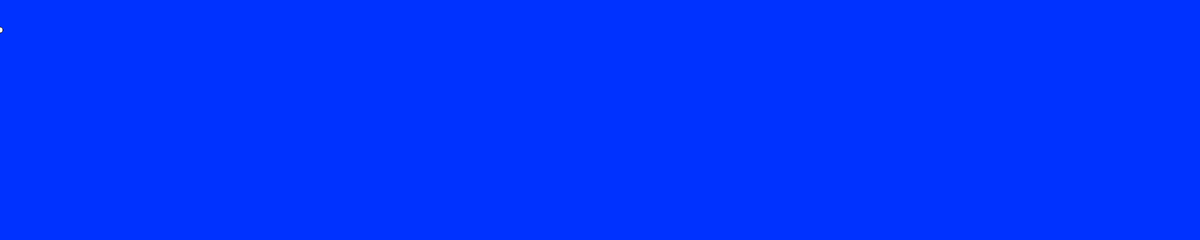
Frame 1 (no input)
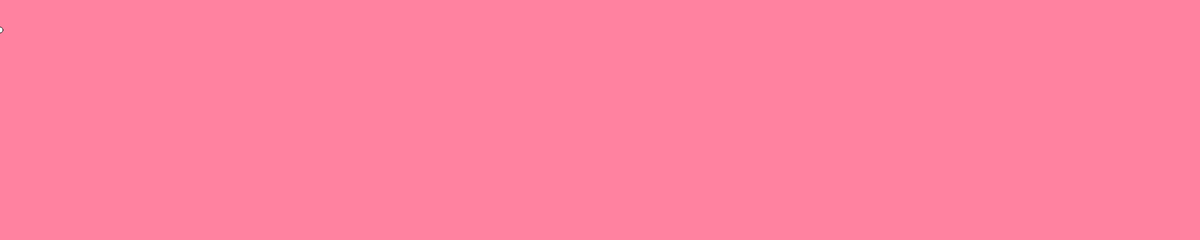
Frame 60 (no input)
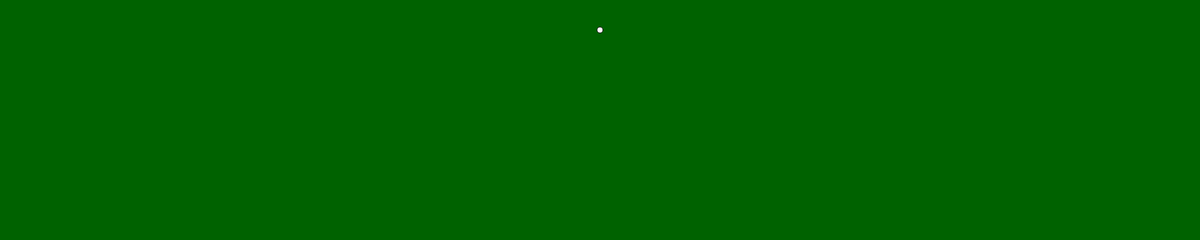
Frame 120 (the mouse pressed at the canvas centre since frame 60)

The p5.js sketch that drew these frames (run headless with seeded random() and noise() and a simulated clock; from frame 60 on, the mouse is pressed at the canvas centre):

// p5.js sketch
// ── sketch.js

var r = 0;
var g = 50;
var b=255;

// INITIALIZE ALL YOUR VARIABLES
// Ideally you would create 3 variables. red blue green or r, g, b


function setup(){
  createCanvas(2000,400);
  
}


function draw(){
  background(r,g,b);
  r=map(mouseX,1000,100,0,250);
  g=map(mouseX,400,1000,130,98,230);
  b=map(mouseX,400,100,79,140);
  ellipse(mouseX,50,10,10);
  ellipse.visible=false;
}
